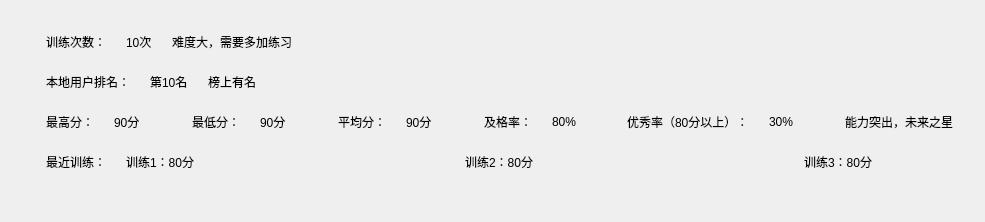
<?xml version="1.0" encoding="UTF-8"?>
<ui version="4.0">
 <class>SYTrainScoreAnalysisWindow</class>
 <widget class="QWidget" name="SYTrainScoreAnalysisWindow">
  <property name="geometry">
   <rect>
    <x>0</x>
    <y>0</y>
    <width>985</width>
    <height>222</height>
   </rect>
  </property>
  <property name="windowTitle">
   <string>SimLaparo</string>
  </property>
  <layout class="QHBoxLayout" name="horizontalLayout_10">
   <property name="spacing">
    <number>0</number>
   </property>
   <property name="leftMargin">
    <number>0</number>
   </property>
   <property name="topMargin">
    <number>0</number>
   </property>
   <property name="rightMargin">
    <number>0</number>
   </property>
   <property name="bottomMargin">
    <number>0</number>
   </property>
   <item>
    <widget class="QFrame" name="bgFrame">
     <property name="frameShape">
      <enum>QFrame::NoFrame</enum>
     </property>
     <property name="frameShadow">
      <enum>QFrame::Raised</enum>
     </property>
     <layout class="QVBoxLayout" name="verticalLayout">
      <property name="spacing">
       <number>20</number>
      </property>
      <property name="leftMargin">
       <number>46</number>
      </property>
      <property name="topMargin">
       <number>32</number>
      </property>
      <property name="rightMargin">
       <number>0</number>
      </property>
      <property name="bottomMargin">
       <number>0</number>
      </property>
      <item>
       <layout class="QHBoxLayout" name="horizontalLayout_6">
        <item>
         <widget class="QLabel" name="label">
          <property name="text">
           <string>训练次数：</string>
          </property>
         </widget>
        </item>
        <item>
         <widget class="QLabel" name="trainTimesLabel">
          <property name="text">
           <string>10次</string>
          </property>
         </widget>
        </item>
        <item>
         <widget class="QLabel" name="trainTimesDescLabel">
          <property name="text">
           <string>难度大，需要多加练习</string>
          </property>
         </widget>
        </item>
        <item>
         <spacer name="horizontalSpacer_6">
          <property name="orientation">
           <enum>Qt::Horizontal</enum>
          </property>
          <property name="sizeHint" stdset="0">
           <size>
            <width>40</width>
            <height>20</height>
           </size>
          </property>
         </spacer>
        </item>
       </layout>
      </item>
      <item>
       <layout class="QHBoxLayout" name="horizontalLayout_7">
        <item>
         <widget class="QLabel" name="label_5">
          <property name="text">
           <string>本地用户排名：</string>
          </property>
         </widget>
        </item>
        <item>
         <widget class="QLabel" name="rankingLabel">
          <property name="text">
           <string>第10名</string>
          </property>
         </widget>
        </item>
        <item>
         <widget class="QLabel" name="rankingDescriptionLabel">
          <property name="text">
           <string>榜上有名</string>
          </property>
         </widget>
        </item>
        <item>
         <spacer name="horizontalSpacer_7">
          <property name="orientation">
           <enum>Qt::Horizontal</enum>
          </property>
          <property name="sizeHint" stdset="0">
           <size>
            <width>40</width>
            <height>20</height>
           </size>
          </property>
         </spacer>
        </item>
       </layout>
      </item>
      <item>
       <layout class="QHBoxLayout" name="horizontalLayout_8">
        <item>
         <layout class="QHBoxLayout" name="horizontalLayout">
          <item>
           <widget class="QLabel" name="label_8">
            <property name="text">
             <string>最高分：</string>
            </property>
           </widget>
          </item>
          <item>
           <widget class="QLabel" name="maxScoreLabel">
            <property name="text">
             <string>90分</string>
            </property>
           </widget>
          </item>
          <item>
           <spacer name="horizontalSpacer">
            <property name="orientation">
             <enum>Qt::Horizontal</enum>
            </property>
            <property name="sizeHint" stdset="0">
             <size>
              <width>40</width>
              <height>20</height>
             </size>
            </property>
           </spacer>
          </item>
         </layout>
        </item>
        <item>
         <layout class="QHBoxLayout" name="horizontalLayout_2">
          <item>
           <widget class="QLabel" name="label_9">
            <property name="text">
             <string>最低分：</string>
            </property>
           </widget>
          </item>
          <item>
           <widget class="QLabel" name="minScoreLabel">
            <property name="text">
             <string>90分</string>
            </property>
           </widget>
          </item>
          <item>
           <spacer name="horizontalSpacer_2">
            <property name="orientation">
             <enum>Qt::Horizontal</enum>
            </property>
            <property name="sizeHint" stdset="0">
             <size>
              <width>40</width>
              <height>20</height>
             </size>
            </property>
           </spacer>
          </item>
         </layout>
        </item>
        <item>
         <layout class="QHBoxLayout" name="horizontalLayout_3">
          <item>
           <widget class="QLabel" name="label_11">
            <property name="text">
             <string>平均分：</string>
            </property>
           </widget>
          </item>
          <item>
           <widget class="QLabel" name="avgScoreLabel">
            <property name="text">
             <string>90分</string>
            </property>
           </widget>
          </item>
          <item>
           <spacer name="horizontalSpacer_3">
            <property name="orientation">
             <enum>Qt::Horizontal</enum>
            </property>
            <property name="sizeHint" stdset="0">
             <size>
              <width>40</width>
              <height>20</height>
             </size>
            </property>
           </spacer>
          </item>
         </layout>
        </item>
        <item>
         <layout class="QHBoxLayout" name="horizontalLayout_4">
          <item>
           <widget class="QLabel" name="label_13">
            <property name="text">
             <string>及格率：</string>
            </property>
           </widget>
          </item>
          <item>
           <widget class="QLabel" name="passRateLabel">
            <property name="text">
             <string>80%</string>
            </property>
           </widget>
          </item>
          <item>
           <spacer name="horizontalSpacer_4">
            <property name="orientation">
             <enum>Qt::Horizontal</enum>
            </property>
            <property name="sizeHint" stdset="0">
             <size>
              <width>40</width>
              <height>20</height>
             </size>
            </property>
           </spacer>
          </item>
         </layout>
        </item>
        <item>
         <layout class="QHBoxLayout" name="horizontalLayout_5">
          <item>
           <widget class="QLabel" name="label_15">
            <property name="text">
             <string>优秀率（80分以上）：</string>
            </property>
           </widget>
          </item>
          <item>
           <widget class="QLabel" name="goodRateLabel">
            <property name="text">
             <string>30%</string>
            </property>
           </widget>
          </item>
          <item>
           <spacer name="horizontalSpacer_5">
            <property name="orientation">
             <enum>Qt::Horizontal</enum>
            </property>
            <property name="sizeHint" stdset="0">
             <size>
              <width>40</width>
              <height>20</height>
             </size>
            </property>
           </spacer>
          </item>
         </layout>
        </item>
        <item>
         <widget class="QLabel" name="goodRateDescLabel">
          <property name="text">
           <string>能力突出，未来之星</string>
          </property>
         </widget>
        </item>
        <item>
         <spacer name="horizontalSpacer_8">
          <property name="orientation">
           <enum>Qt::Horizontal</enum>
          </property>
          <property name="sizeHint" stdset="0">
           <size>
            <width>40</width>
            <height>20</height>
           </size>
          </property>
         </spacer>
        </item>
       </layout>
      </item>
      <item>
       <layout class="QHBoxLayout" name="horizontalLayout_9">
        <item>
         <widget class="QLabel" name="label_18">
          <property name="text">
           <string>最近训练：</string>
          </property>
         </widget>
        </item>
        <item>
         <widget class="QLabel" name="recentTrainLabel1">
          <property name="text">
           <string>训练1：80分</string>
          </property>
         </widget>
        </item>
        <item>
         <spacer name="horizontalSpacer_14">
          <property name="orientation">
           <enum>Qt::Horizontal</enum>
          </property>
          <property name="sizeHint" stdset="0">
           <size>
            <width>40</width>
            <height>20</height>
           </size>
          </property>
         </spacer>
        </item>
        <item>
         <widget class="QLabel" name="verticalLineLabel1">
          <property name="text">
           <string/>
          </property>
          <property name="alignment">
           <set>Qt::AlignCenter</set>
          </property>
         </widget>
        </item>
        <item>
         <spacer name="horizontalSpacer_13">
          <property name="orientation">
           <enum>Qt::Horizontal</enum>
          </property>
          <property name="sizeHint" stdset="0">
           <size>
            <width>40</width>
            <height>20</height>
           </size>
          </property>
         </spacer>
        </item>
        <item>
         <widget class="QLabel" name="recentTrainLabel2">
          <property name="text">
           <string>训练2：80分</string>
          </property>
         </widget>
        </item>
        <item>
         <spacer name="horizontalSpacer_12">
          <property name="orientation">
           <enum>Qt::Horizontal</enum>
          </property>
          <property name="sizeHint" stdset="0">
           <size>
            <width>40</width>
            <height>20</height>
           </size>
          </property>
         </spacer>
        </item>
        <item>
         <widget class="QLabel" name="verticalLineLabel2">
          <property name="text">
           <string/>
          </property>
          <property name="alignment">
           <set>Qt::AlignCenter</set>
          </property>
         </widget>
        </item>
        <item>
         <spacer name="horizontalSpacer_11">
          <property name="orientation">
           <enum>Qt::Horizontal</enum>
          </property>
          <property name="sizeHint" stdset="0">
           <size>
            <width>40</width>
            <height>20</height>
           </size>
          </property>
         </spacer>
        </item>
        <item>
         <widget class="QLabel" name="recentTrainLabel3">
          <property name="text">
           <string>训练3：80分</string>
          </property>
         </widget>
        </item>
        <item>
         <spacer name="horizontalSpacer_9">
          <property name="orientation">
           <enum>Qt::Horizontal</enum>
          </property>
          <property name="sizeHint" stdset="0">
           <size>
            <width>40</width>
            <height>20</height>
           </size>
          </property>
         </spacer>
        </item>
       </layout>
      </item>
      <item>
       <spacer name="verticalSpacer">
        <property name="orientation">
         <enum>Qt::Vertical</enum>
        </property>
        <property name="sizeHint" stdset="0">
         <size>
          <width>20</width>
          <height>47</height>
         </size>
        </property>
       </spacer>
      </item>
     </layout>
    </widget>
   </item>
  </layout>
 </widget>
 <resources/>
 <connections/>
</ui>
